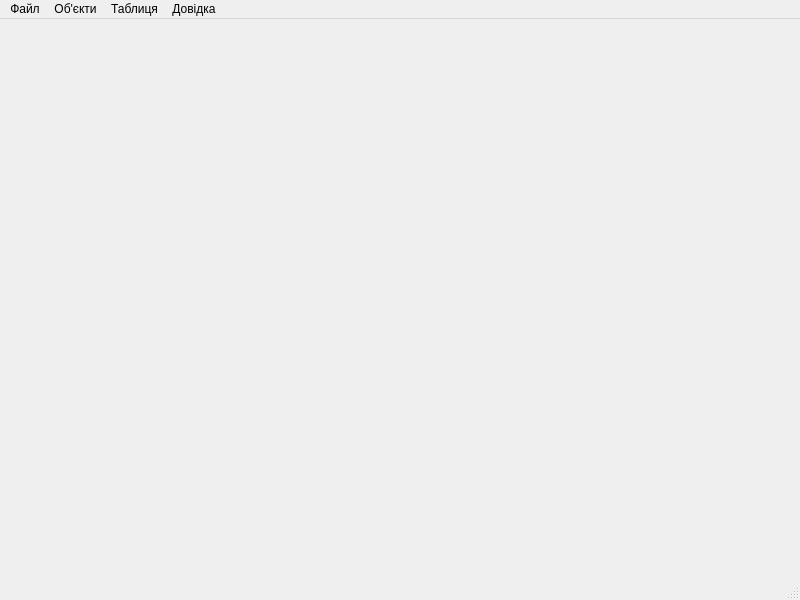
<?xml version="1.0" encoding="UTF-8"?>
<ui version="4.0">
 <class>MainWindow</class>
 <widget class="QMainWindow" name="MainWindow">
  <property name="geometry">
   <rect>
    <x>0</x>
    <y>0</y>
    <width>800</width>
    <height>600</height>
   </rect>
  </property>
  <property name="windowTitle">
   <string>MainWindow</string>
  </property>
  <widget class="QWidget" name="centralwidget"/>
  <widget class="QMenuBar" name="menubar">
   <property name="geometry">
    <rect>
     <x>0</x>
     <y>0</y>
     <width>800</width>
     <height>26</height>
    </rect>
   </property>
   <widget class="QMenu" name="menu">
    <property name="title">
     <string>Файл</string>
    </property>
    <addaction name="actionNew"/>
    <addaction name="readFile"/>
   </widget>
   <widget class="QMenu" name="menu_2">
    <property name="title">
     <string>Об'єкти</string>
    </property>
    <addaction name="drawPoint"/>
    <addaction name="drawLine"/>
    <addaction name="drawRect"/>
    <addaction name="drawElipse"/>
    <addaction name="drawLineWithElipse"/>
    <addaction name="drawCube"/>
   </widget>
   <widget class="QMenu" name="menu_3">
    <property name="title">
     <string>Довідка</string>
    </property>
   </widget>
   <widget class="QMenu" name="menu_4">
    <property name="title">
     <string>Таблиця</string>
    </property>
    <addaction name="tableCheck"/>
   </widget>
   <addaction name="menu"/>
   <addaction name="menu_2"/>
   <addaction name="menu_4"/>
   <addaction name="menu_3"/>
  </widget>
  <widget class="QStatusBar" name="statusbar"/>
  <action name="actionNew">
   <property name="icon">
    <iconset resource="resources.qrc">
     <normaloff>:/img/add-file.png</normaloff>:/img/add-file.png</iconset>
   </property>
   <property name="text">
    <string>Нове полотно</string>
   </property>
  </action>
  <action name="drawPoint">
   <property name="checkable">
    <bool>true</bool>
   </property>
   <property name="icon">
    <iconset resource="resources.qrc">
     <normaloff>:/img/dot.png</normaloff>:/img/dot.png</iconset>
   </property>
   <property name="text">
    <string>Крапка</string>
   </property>
  </action>
  <action name="drawLine">
   <property name="checkable">
    <bool>true</bool>
   </property>
   <property name="icon">
    <iconset resource="resources.qrc">
     <normaloff>:/img/diagonal-line.png</normaloff>:/img/diagonal-line.png</iconset>
   </property>
   <property name="text">
    <string>Лінія</string>
   </property>
  </action>
  <action name="drawRect">
   <property name="checkable">
    <bool>true</bool>
   </property>
   <property name="icon">
    <iconset resource="resources.qrc">
     <normaloff>:/img/rectangular-shape-outline.png</normaloff>:/img/rectangular-shape-outline.png</iconset>
   </property>
   <property name="text">
    <string>Прямокутник</string>
   </property>
  </action>
  <action name="drawElipse">
   <property name="checkable">
    <bool>true</bool>
   </property>
   <property name="icon">
    <iconset resource="resources.qrc">
     <normaloff>:/img/elipse.png</normaloff>:/img/elipse.png</iconset>
   </property>
   <property name="text">
    <string>Еліпс</string>
   </property>
  </action>
  <action name="drawLineWithElipse">
   <property name="checkable">
    <bool>true</bool>
   </property>
   <property name="icon">
    <iconset resource="resources.qrc">
     <normaloff>:/img/lineWithElipse.png</normaloff>:/img/lineWithElipse.png</iconset>
   </property>
   <property name="text">
    <string>Лінія з кружечками</string>
   </property>
  </action>
  <action name="drawCube">
   <property name="checkable">
    <bool>true</bool>
   </property>
   <property name="icon">
    <iconset resource="resources.qrc">
     <normaloff>:/img/cubePNG.png</normaloff>:/img/cubePNG.png</iconset>
   </property>
   <property name="text">
    <string>Куб</string>
   </property>
  </action>
  <action name="tableCheck">
   <property name="text">
    <string>Перегляд бази</string>
   </property>
  </action>
  <action name="readFile">
   <property name="text">
    <string>Вивести вміст</string>
   </property>
  </action>
 </widget>
 <resources>
  <include location="resources.qrc"/>
 </resources>
 <connections/>
</ui>
